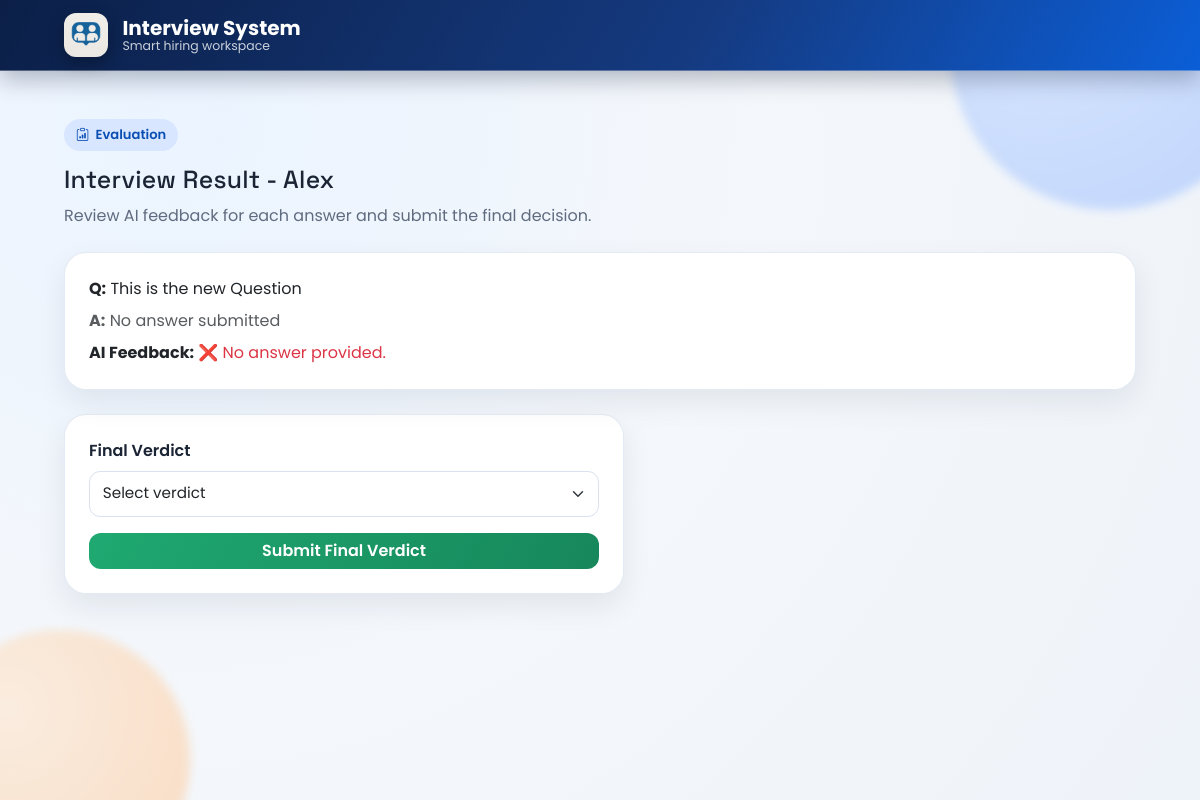
Page /interviewer/results/1/ on the earlier database version.
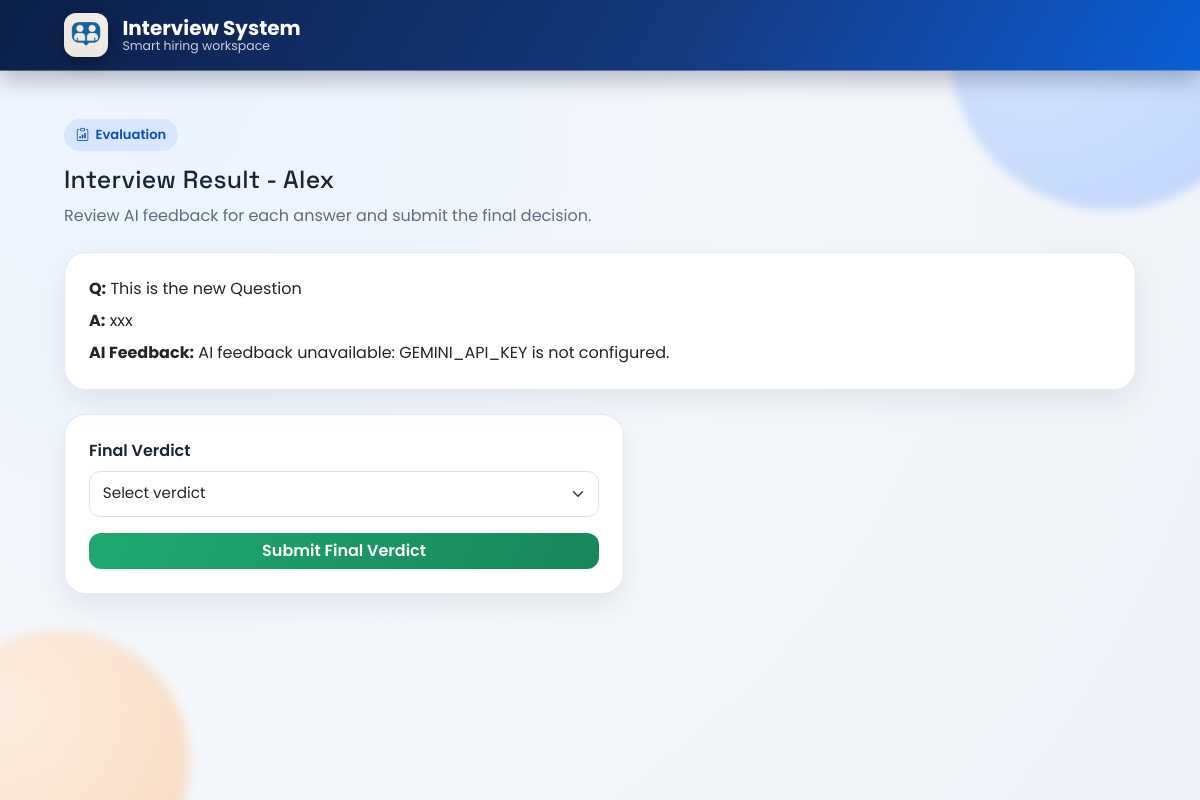
Same page on the later database version.
### accounts/models.py (models this page shows)
class Question(models.Model):
    text = models.TextField()
    subject = models.CharField(max_length=255)
    source_type = models.CharField(max_length=10, choices=[('Manual', 'Manual'), ('AI', 'AI')] ,default='Manual')
    created_at = models.DateTimeField(auto_now_add=True)
    selected = models.BooleanField(default=False)

class Answer(models.Model):
         candidate = models.ForeignKey(Candidate , on_delete=models.CASCADE)
         question = models.ForeignKey(Question , on_delete=models.CASCADE)
         response = models.TextField()
         EVALUATION_CHOICES = [
         ("correct", "Correct"),
         ("incorrect", "Incorrect"),
         ("pending", "Pending"),]
         evaluation = models.CharField(
            max_length=20,
            choices=EVALUATION_CHOICES,
            default="pending"
)
         created_at = models.DateTimeField(auto_now_add=True)
         ai_feedback = models.TextField(null=True, blank=True)

### accounts/views.py (the view)
# urls.py: path('interviewer/results/<int:candidate_id>/', views.result_detail_view, name='result_detail_view'),
async def result_detail_view(request, candidate_id):
    candidate = await a_get_object(Candidate, pk=candidate_id)
    assigned_questions = await sync_to_async(list)(candidate.assigned_questions.all())
    evaluated = []
    for q in assigned_questions:
        answer = await sync_to_async(lambda: Answer.objects.filter(candidate=candidate, question=q).first())()
        if answer:
            if not answer.ai_feedback:
                feedback = await sync_to_async(evaluate_answer_with_ai)(q.text, answer.response)
                answer.ai_feedback = feedback
                await a_save(answer)
            evaluated.append({'question': q.text, 'answer': answer.response,
                              'ai_feedback': answer.ai_feedback,
                              'feedback_class': get_sentiment(answer.ai_feedback)})
        else:
            evaluated.append({'question': q.text, 'answer': None,
                              'ai_feedback': "❌ No answer provided.",
                              'feedback_class': "text-danger"})
    if request.method == "POST":
        verdict = request.POST.get("verdict")
        candidate.verdict = verdict
        await a_save(candidate)
        return redirect('result_list_view')
    return render(request, 'accounts/results/result_detail.html',
                  {'candidate': candidate, 'evaluated_answers': evaluated})

### accounts/views.py (called while the page is built, shortened)
def evaluate_answer_with_ai(question, answer):
    prompt = (
        "You are evaluating a candidate's interview answer.\n"
        "Give a short evaluation in 3 lines:\n"
        "1. Verdict: Strong / Acceptable / Weak\n"
        "2. One sentence on what was good\n"
        "3. One sentence on what was missing or incorrect\n\n"
        f"Question: {question}\n"
        f"Candidate answer: {answer}"
    )
    if not os.getenv("GEMINI_API_KEY"):
        return "AI feedback unavailable: GEMINI_API_KEY is not configured."

### accounts/templates/accounts/results/result_detail.html (shortened to what this page needs)
{% extends "accounts/base.html" %}
{% block content %}
<div class="page-header">
  <span class="page-kicker"><i class="bi bi-clipboard-data"></i> Evaluation</span>
  <h2 class="page-title">Interview Result - {{ candidate.name }}</h2>
  <p class="page-subtitle">Review AI feedback for each answer and submit the final decision.</p>
</div>
{% for item in evaluated_answers %}
<div class="card mb-3">
  <div class="card-body">
    <p class="mb-2"><strong>Q:</strong> {{ item.question }}</p>
    {% if item.answer %}
    <p class="mb-2"><strong>A:</strong> {{ item.answer }}</p>
    {% else %}
    <p class="mb-2 text-muted"><strong>A:</strong> No answer submitted</p>
    {% endif %}
    <p class="mb-0"><strong>AI Feedback:</strong> <span class="{{ item.feedback_class }}">{{ item.ai_feedback }}</span></p>
  </div>
</div>
{% endfor %}
<form method="POST" class="surface-card p-4 mt-4" style="max-width: 560px;">
  <label class="form-label fw-semibold">Final Verdict</label>
  <select name="verdict" class="form-select mb-3" required>
    <option value="">Select verdict</option>
  </select>
  <button type="submit" class="btn btn-success w-100">Submit Final Verdict</button>
</form>
{% endblock %}

Differences in the rows shown:
added Answer: answer "xxx", ai_feedback "AI feedback unavailable: GEMINI_API_KEY is not configured."
Other differences:
new list line: "Q: A: AI Feedback:"
new list line: "This is the new Question"
list line gone: "Q: A: No answer submitted AI Feedback: ❌ No answer provided."
list line gone: "This is the new Question"
